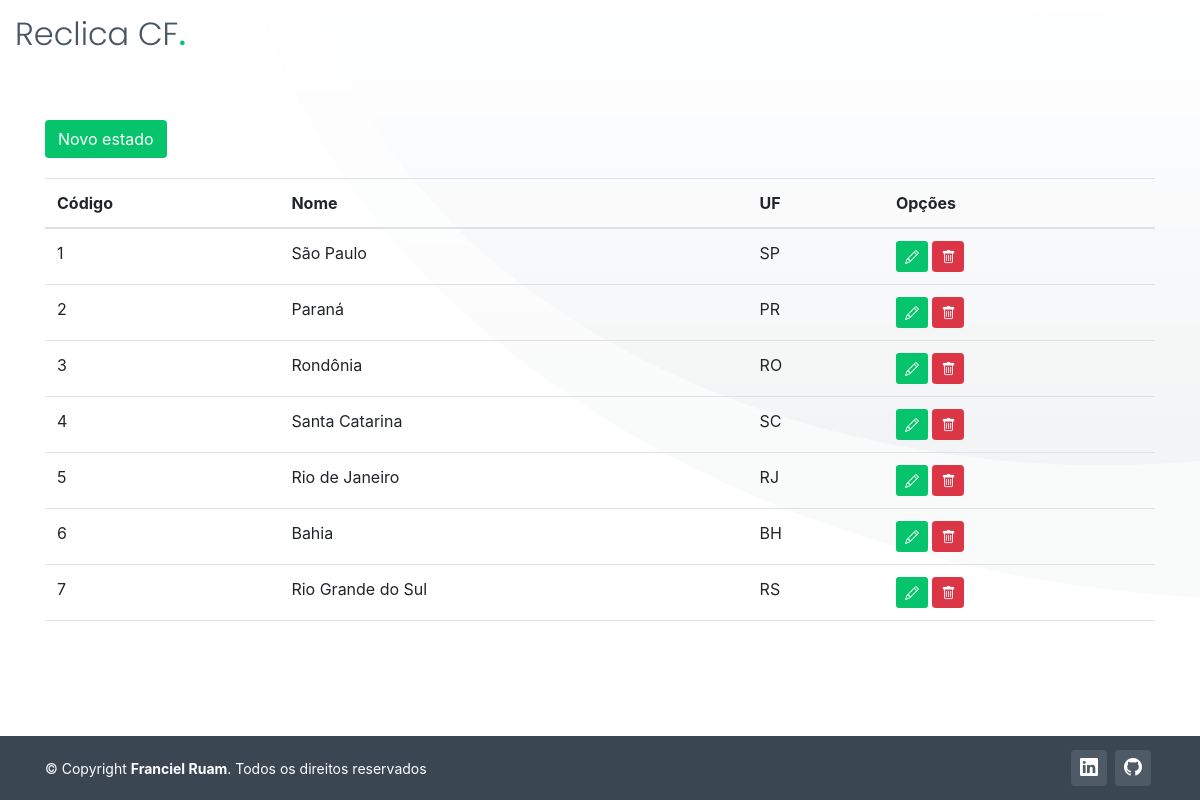
Page /listar/estados/ (signed in) on the earlier database version.
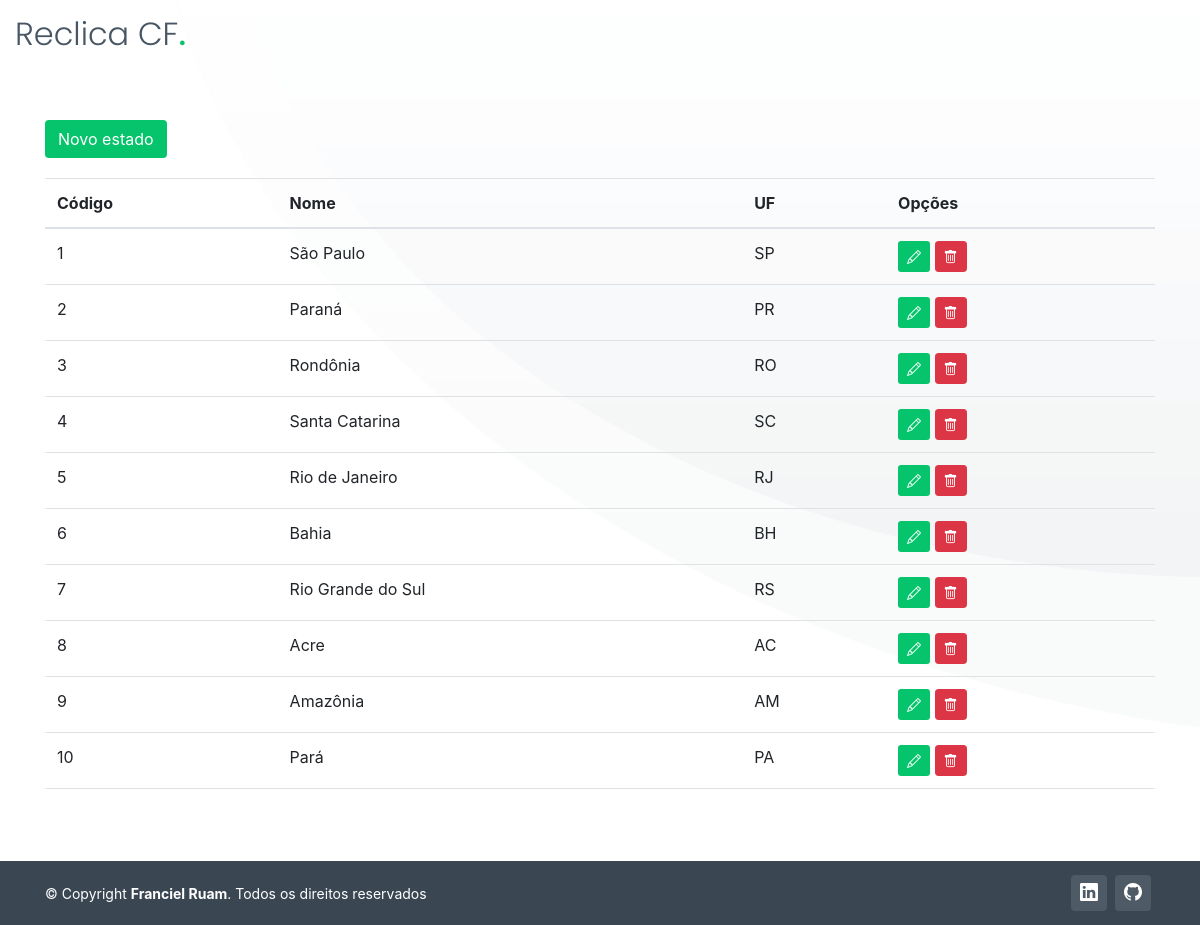
Same page on the later database version.
### cadastro/models.py (models this page shows, shortened)
class Estado(models.Model):
    nome = models.CharField(max_length=100, unique=True, verbose_name="Estado")
    uf = models.CharField(max_length=2, unique=True, verbose_name="UF")

### cadastro/views.py (the view)
# urls.py: path('listar/estados/', EstadoList.as_view(), name='listar-estado'),
class EstadoList(GroupRequiredMixin, LoginRequiredMixin, ListView):
    model = Estado
    group_required = u"Administrador"
    template_name = "cadastro/listas/estados.html"

### cadastro/templates/cadastro/listas/estados.html (shortened to what this page needs)
{% extends 'paginas/modelo.html' %}
{% load static %}
{% block conteudo2 %}
<div id="hero-animated" class="hero-animated">
    <div class="container">
        <a href="{% url 'cadastrar-estado' %}" class="btn btn-success float-left"
            style="margin-bottom: 20px; background-color: #05c46b; border-color: transparent;">
            Novo estado
        </a>
        <div class="table-responsive">
            <table class="table">
                <thead>
                    <tr>
                        <th>Código</th>
                        <th>Nome</th>
                        <th>UF</th>
                        <th>Opções</th>
                    </tr>
                </thead>
                <tbody>
                    {% for obj in object_list %}
                    <tr>
                        <td>{{ obj.pk }}</td>
                        <td>{{ obj.nome }}</td>
                        <td>{{ obj.uf }}</td>
                        <td>
                            <a href="{% url 'editar-estado' obj.pk %}" class="btn btn-success btn-sm" title="Editar"
                                style="background-color: #05c46b; border-color: transparent;">
                                <i class="bi bi-pencil" aria-hidden="true"></i>
                            </a>
                            <a href="{% url 'excluir-estado' obj.pk %}" class="btn btn-danger btn-sm" title="Excluir">
                                <i class="bi bi-trash" aria-hidden="true"></i>
                            </a>
                        </td>
                    </tr>
                    {% empty %}
                    <tr>
                        <td colspan="100%">Nenhum registro encontrado.</td>
                    </tr>
                    {% endfor %}
                </tbody>
            </table>
        </div>
    </div>
</div>
{% endblock %}

Differences in the rows shown:
added Estado: pk "8", nome "Acre", uf "AC"
added Estado: pk "9", nome "Amazônia", uf "AM"
added Estado: pk "10", nome "Pará", uf "PA"
